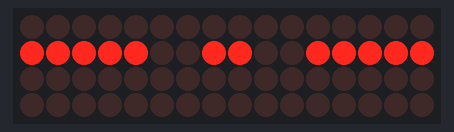
A sketch run on a simulated Arduino Uno, built with avr-gcc and run on an emulated ATmega328P. On the bench: 16×4 LED matrix. Wiring (inferred from the names in the program): LED cube drawn one layer per row (orientation assumed): layers pin 2, pin 3, pin 4, pin 5; columns pin 6, pin 7, pin 8, pin 9, pin 10, pin 11, pin 12, pin 13, A0, A1, A2, A3, A4, A5, pin 0, pin 1.

Above: at 0.62 s.
At 1.02 s:
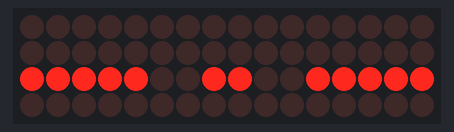
At 1.42 s:
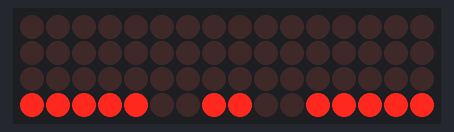
At 2.32 s:
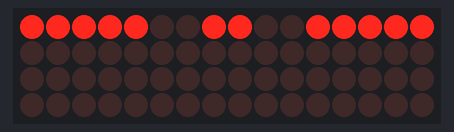
At 3.8 s:
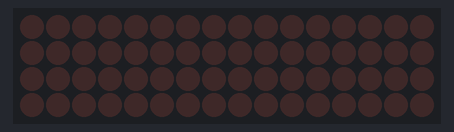

Measured:
- by itself, everything shown: repeats every 4.2 s, in 16 steps
- what the display in image 4 shows lasts 0.5 s, from 3.7 s to 4.2 s

The sketch:

LED_Cube_Cross_Rotation.ino
```cpp
// 4×4×4 LED Cube – Cross Rotation Only (Common‑Cathode w/ NPN Low‑Side)

// == Pin Definitions ==
const int columnPins[16] = {
  6,  7,  8,  9,
  10, 11, 12, 13,
  A0, A1, A2, A3,
  A4, A5, 0,  1
};
const int layerPins[4] = { 2, 3, 4, 5 };  // NPN transistor bases

// == Timing ==
const int ON_TIME   = 300;  // ms each “cross” stays lit
const int LAYER_GAP = 100;  // ms between layers

void setup() {
  // Columns OFF (anodes LOW)
  for (int c = 0; c < 16; c++) {
    pinMode(columnPins[c], OUTPUT);
    digitalWrite(columnPins[c], LOW);
  }
  // Layers OFF (transistors off = LOW)
  for (int l = 0; l < 4; l++) {
    pinMode(layerPins[l], OUTPUT);
    digitalWrite(layerPins[l], LOW);
  }
}

void loop() {
  crossRotation();
  delay(500);  // pause before repeating
}

void crossRotation() {
  // For each layer 0→3
  for (int l = 0; l < 4; l++) {
    // 1) Clear ALL columns and layers
    for (int c = 0; c < 16; c++)      digitalWrite(columnPins[c], LOW);
    for (int ll = 0; ll < 4; ll++)    digitalWrite(layerPins[ll], LOW);

    // 2) Turn ON only layer l
    digitalWrite(layerPins[l], HIGH);

    // 3) Light the “cross” edges on that layer:
    //    Top row:    cols 0,1,2,3
    //    Bottom row: cols 12,13,14,15
    //    Left col:   cols 0,4,8,12
    //    Right col:  cols 3,7,11,15
    // (duplicates don’t hurt—just re‑write HIGH)
    for (int i = 0; i < 4; i++) {
      digitalWrite(columnPins[i],         HIGH); // top row
      digitalWrite(columnPins[i + 12],    HIGH); // bottom row
      digitalWrite(columnPins[i * 4],     HIGH); // left column
      digitalWrite(columnPins[i * 4 + 3], HIGH); // right column
    }

    // 4) Hold the pattern
    delay(ON_TIME);

    // 5) Turn everything OFF again
    for (int c = 0; c < 16; c++)      digitalWrite(columnPins[c], LOW);
    digitalWrite(layerPins[l], LOW);

    // 6) Short gap before next layer
    delay(LAYER_GAP);
  }
}
```
